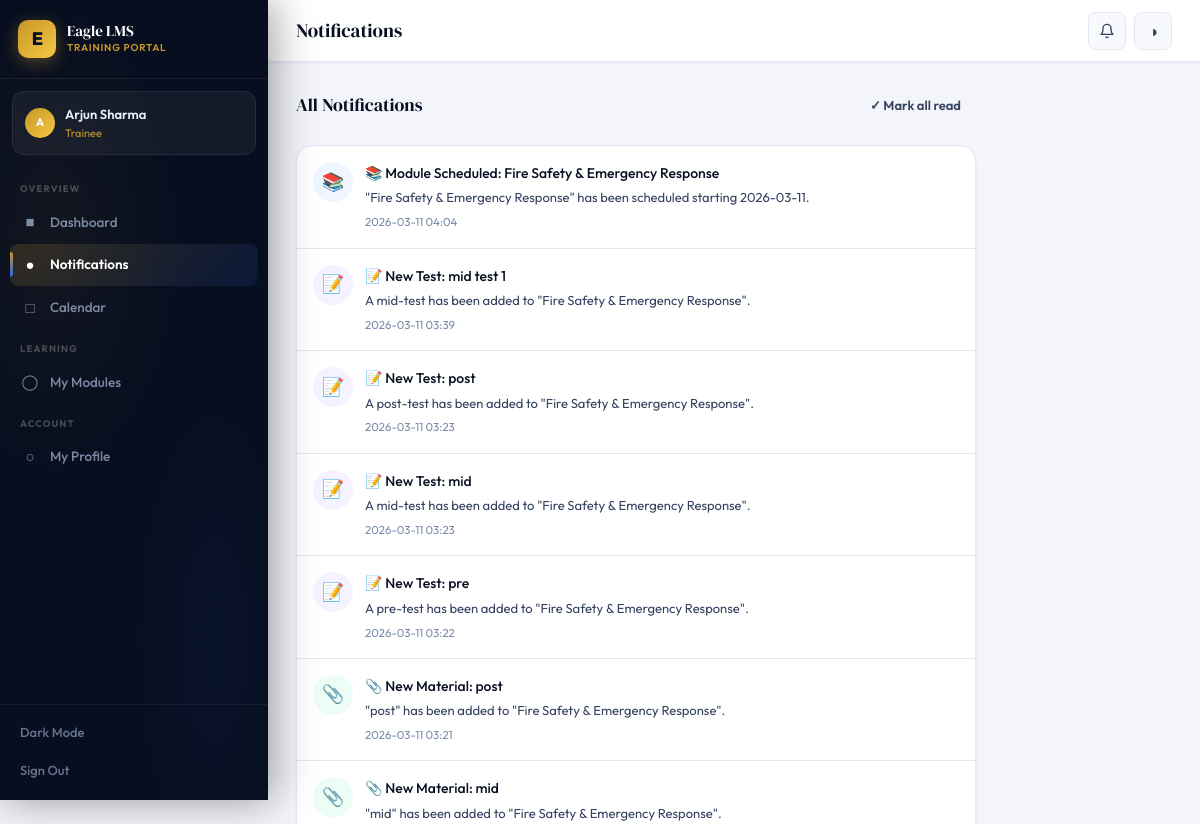
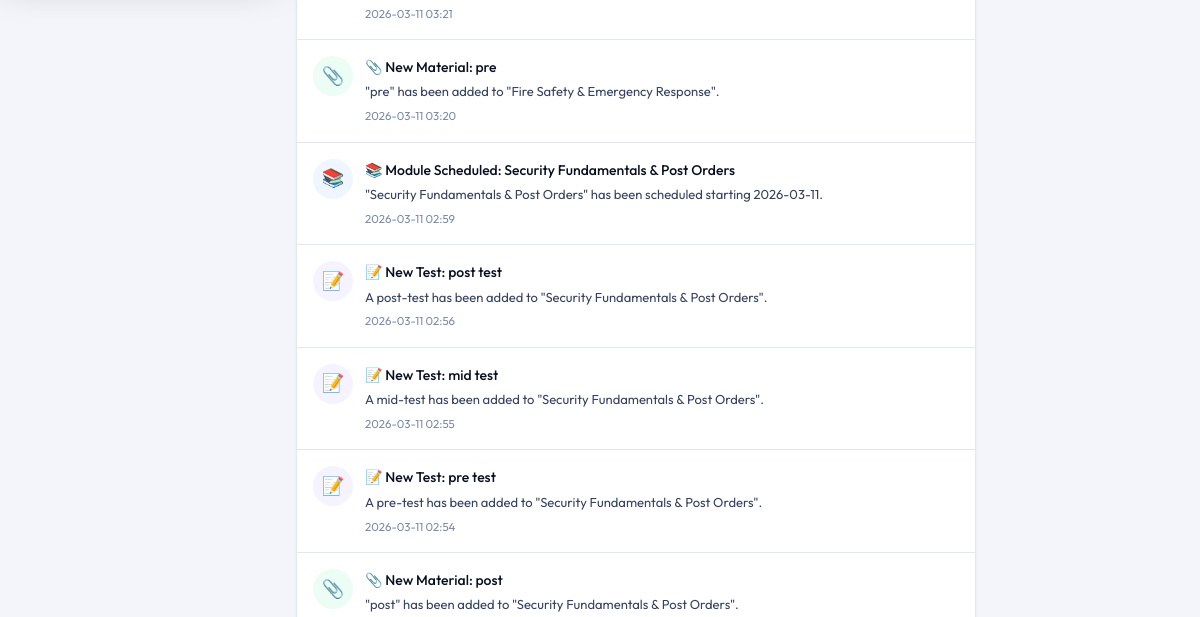
The app's page /notifications (signed in, upper part), older data (2 pictures, top to bottom).
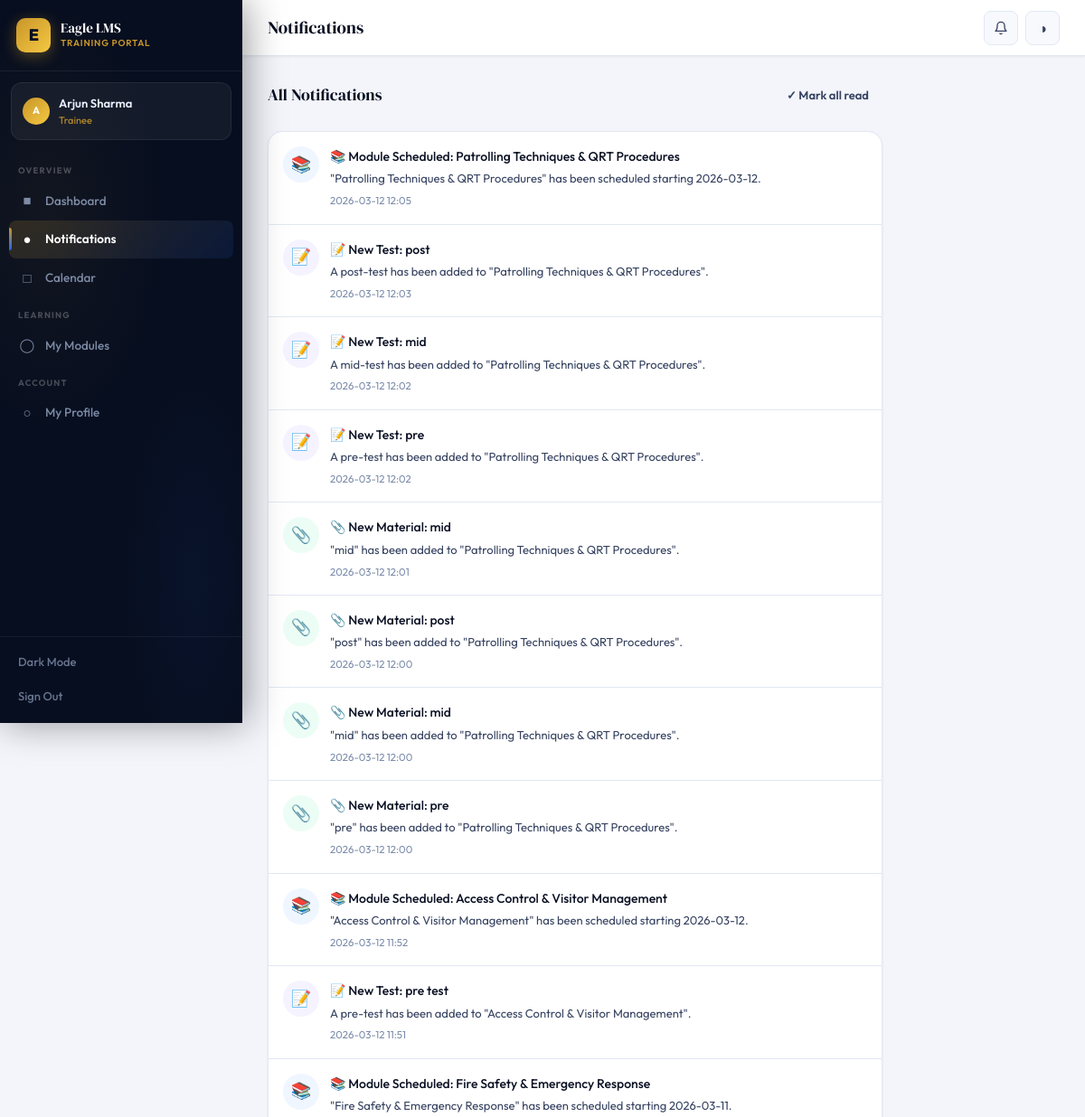
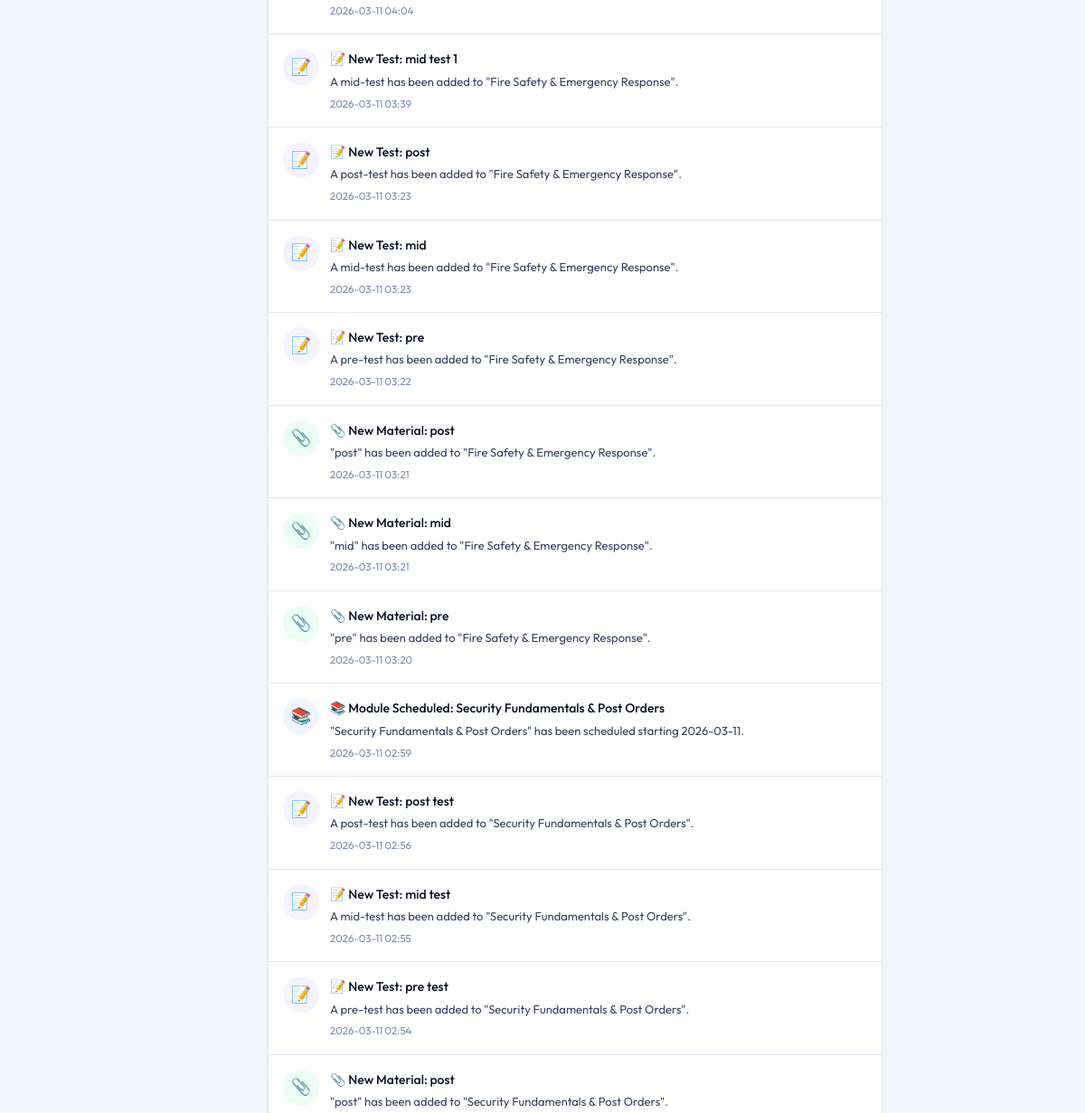
The same page, newer data (2 pictures, top to bottom).
### tables this page shows
CREATE TABLE notifications(
            id INTEGER PRIMARY KEY AUTOINCREMENT,
            user_id INTEGER NOT NULL, title TEXT NOT NULL,
            body TEXT, type TEXT DEFAULT 'info',
            link TEXT DEFAULT '', is_read BOOLEAN DEFAULT 0,
            created_at TIMESTAMP DEFAULT CURRENT_TIMESTAMP,
            FOREIGN KEY(user_id) REFERENCES users(id));

### app.py (the view)
@app.route('/notifications')
@login_required
def notifications():
    db=get_db(); uid=session['user_id']
    notifs=db.execute('SELECT * FROM notifications WHERE user_id=? ORDER BY created_at DESC LIMIT 60',(uid,)).fetchall()
    db.execute('UPDATE notifications SET is_read=1 WHERE user_id=?',(uid,)); db.commit()
    return render_template('notifications.html',notifs=notifs)

### app.py (called while the page is built)
def get_db():
    db = sqlite3.connect(os.path.join(BASE_DIR, 'lms.db'))
    db.row_factory = sqlite3.Row
    return db

def login_required(f):
    @wraps(f)
    def d(*a,**kw):
        if 'user_id' not in session: return redirect(url_for('login'))
        return f(*a,**kw)
    return d

@app.context_processor
def inject_globals():
    nc = 0
    if 'user_id' in session:
        nc = get_db().execute('SELECT COUNT(*) as c FROM notifications WHERE user_id=? AND is_read=0',(session['user_id'],)).fetchone()['c']
    return dict(COMPANY=COMPANY, notif_count=nc)

### templates/notifications.html (shortened to what this page needs)
{% extends 'base.html' %}
{% block page_title %}Notifications{% endblock %}
{% block content %}
<div style="max-width:680px">
  <div class="flex justify-b items-c mb-6 anim-up">
    <div class="sh-title">All Notifications</div>
    <form method="POST" action="/api/notifications/mark-read-all">
      <button type="submit" class="btn btn-ghost btn-sm">✓ Mark all read</button>
    </form>
  </div>
  <div class="card">
    {% if notifs %}
    {% for n in notifs %}
    {% set icons = {'info':'ℹ️','welcome':'🎉','module_published':'📚','material_upload':'📎','test_created':'📝'} %}
    {% set colors = {'info':'var(--sky-bg)','welcome':'var(--eagle-gold-bg)','module_published':'var(--acc-bg)','material_upload':'var(--green-bg)','test_created':'var(--violet-bg)'} %}
    <a href="{{ n.link or '#' }}" class="anim-up" style="animation-delay:{{ loop.index0 * 30 }}ms">
      <div class="notif-page-item {% if not n.is_read %}unread{% endif %}">
        <div class="npi-ico" style="background:{{ colors.get(n.type, 'var(--card2)') }}">{{ icons.get(n.type, '🔔') }}</div>
        <div style="flex:1">
          <div style="font-size:14px;font-weight:{% if not n.is_read %}700{% else %}500{% endif %}">{{ n.title }}</div>
          <div class="t-sm t-secondary" style="margin-top:3px">{{ n.body }}</div>
          <div class="t-xs t-muted" style="margin-top:5px">{{ n.created_at[:16].replace('T',' ') }}</div>
        </div>
      </div>
    </a>
    {% endfor %}
    {% else %}
    <div class="empty" style="padding:56px"><div class="empty-ico">🔔</div><div class="empty-title">All caught up!</div><div class="empty-sub">No notifications yet. They'll appear here when your trainer publishes modules or uploads materials.</div></div>
    {% endif %}
  </div>
</div>
{% endblock %}

Row changes from the older to the newer data that the page shows:
added notifications: get "📚", title "📚 Module Scheduled: Patrolling Techniques & QRT Procedures", body "\"Patrolling Techniques & QRT Procedures\" has been scheduled starting 2026-03-12.", created_at "2026-03-12 12:05"
added notifications: get "📝", title "📝 New Test: post", body "A post-test has been added to \"Patrolling Techniques & QRT Procedures\".", created_at "2026-03-12 12:03"
added notifications: get "📝", title "📝 New Test: mid", body "A mid-test has been added to \"Patrolling Techniques & QRT Procedures\".", created_at "2026-03-12 12:02"
added notifications: get "📝", title "📝 New Test: pre", body "A pre-test has been added to \"Patrolling Techniques & QRT Procedures\".", created_at "2026-03-12 12:02"
added notifications: get "📎", title "📎 New Material: mid", body "\"mid\" has been added to \"Patrolling Techniques & QRT Procedures\".", created_at "2026-03-12 12:01"
added notifications: get "📎", title "📎 New Material: post", body "\"post\" has been added to \"Patrolling Techniques & QRT Procedures\".", created_at "2026-03-12 12:00"
added notifications: get "📎", title "📎 New Material: mid", body "\"mid\" has been added to \"Patrolling Techniques & QRT Procedures\".", created_at "2026-03-12 12:00"
added notifications: get "📎", title "📎 New Material: pre", body "\"pre\" has been added to \"Patrolling Techniques & QRT Procedures\".", created_at "2026-03-12 12:00"
added notifications: get "📚", title "📚 Module Scheduled: Access Control & Visitor Management", body "\"Access Control & Visitor Management\" has been scheduled starting 2026-03-12.", created_at "2026-03-12 11:52"
added notifications: get "📝", title "📝 New Test: pre test", body "A pre-test has been added to \"Access Control & Visitor Management\".", created_at "2026-03-12 11:51"
